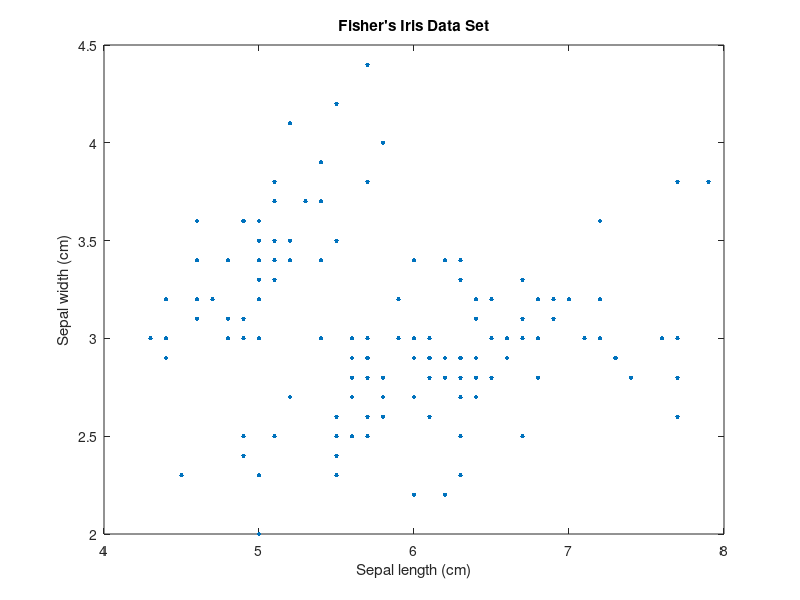

The MATLAB script that drew this image: (Note: this script raises an error after producing the figure.)
load fisheriris;
X = meas(:,1:2);
[n,p] = size(X);
rng(4); % For reproducibility

figure;
plot(X(:,1),X(:,2),'.','MarkerSize',10);
title('Fisher''s Iris Data Set');
xlabel('Sepal length (cm)');
ylabel('Sepal width (cm)');
k = 1;
Sigma = {'diagonal','full'};
nSigma = numel(Sigma);
SharedCovariance = {true,false};
SCtext = {'true','false'};
nSC = numel(SharedCovariance);
d = 500;
x1 = linspace(min(X(:,1)) - 2,max(X(:,1)) + 2,d);
x2 = linspace(min(X(:,2)) - 2,max(X(:,2)) + 2,d);
[x1grid,x2grid] = meshgrid(x1,x2);
X0 = [x1grid(:) x2grid(:)];
threshold = sqrt(chi2inv(0.99,2));
options = statset('MaxIter',1000); % Increase number of EM iterations

figure;
c = 1;
for i = 1:nSigma;
    for j = 1:nSC;
        gmfit = fitgmdist(X,k,'CovarianceType',Sigma{i},...
            'SharedCovariance',SharedCovariance{j},'Options',options);
        clusterX = cluster(gmfit,X);
        mahalDist = mahal(gmfit,X0);
        subplot(2,2,c);
        
        %h1 = gscatter(X(:,1),X(:,2),clusterX);
        hold on;
            for m = 1:1;
                idx = mahalDist(:,m)<=threshold;
              %  Color = h1(m).Color*0.75 + -0.5*(h1(m).Color - 1);
                h2 = plot(X0(idx,1),X0(idx,2),'.','Color',Color,'MarkerSize',1);
                uistack(h2,'bottom');
            end
        plot(gmfit.mu(:,1),gmfit.mu(:,2),'kx','LineWidth',2,'MarkerSize',10)
        title(sprintf('Sigma is %s, SharedCovariance = %s',...
            Sigma{i},SCtext{j}),'FontSize',8)
      %  legend(h1,{'1','2','3'});
        hold off
        c = c + 1;
    end
end